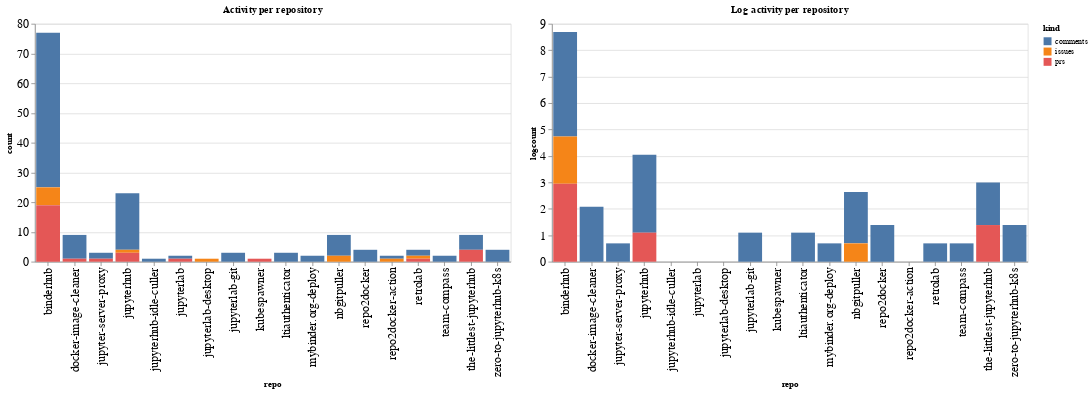

Notebook source saved alongside this figure:
### Code cell
ch1 = alt.Chart(repo_summaries, width=600, title="Activity per repository").mark_bar().encode(
    x='repo',
    y='count',
    color='kind',
    tooltip="kind"
)

ch2 = alt.Chart(repo_summaries, width=600, title="Log activity per repository").mark_bar().encode(
    x='repo',
    y='logcount',
    color='kind',
    tooltip="kind"
)

ch1 | ch2

### Figure 1 — Vega-Lite specification as saved in the notebook (floating-point values rounded to 4 significant figures)
{"config": {"axisLeft": {"labelFontSize": 15}, "axisBottom": {"labelFontSize": 15}}, "hconcat": [{"mark": "bar", "encoding": {"color": {"type": "nominal", "field": "kind"}, "tooltip": {"type": "nominal", "field": "kind"}, "x": {"type": "nominal", "field": "repo"}, "y": {"type": "quantitative", "field": "count"}}, "title": "Activity per repository", "width": 600}, {"mark": "bar", "encoding": {"color": {"type": "nominal", "field": "kind"}, "tooltip": {"type": "nominal", "field": "kind"}, "x": {"type": "nominal", "field": "repo"}, "y": {"type": "quantitative", "field": "logcount"}}, "title": "Log activity per repository", "width": 600}], "data": {"name": "data-3655b50f5906304fb97546a156d57e6f"}, "$schema": "https://vega.github.io/schema/vega-lite/v4.8.1.json", "datasets": {"data-3655b50f5906304fb97546a156d57e6f": [{"repo": "binderhub", "kind": "comments", "count": 52, "logcount": 3.951}, {"repo": "binderhub", "kind": "issues", "count": 6, "logcount": 1.792}, {"repo": "binderhub", "kind": "prs", "count": 19, "logcount": 2.944}, {"repo": "docker-image-cleaner", "kind": "comments", "count": 8, "logcount": 2.079}, {"repo": "docker-image-cleaner", "kind": "prs", "count": 1, "logcount": 0.0}, {"repo": "jupyter-server-proxy", "kind": "comments", "count": 2, "logcount": 0.6931}, {"repo": "jupyter-server-proxy", "kind": "prs", "count": 1, "logcount": 0.0}, {"repo": "jupyterhub", "kind": "comments", "count": 19, "logcount": 2.944}, {"repo": "jupyterhub", "kind": "issues", "count": 1, "logcount": 0.0}, {"repo": "jupyterhub", "kind": "prs", "count": 3, "logcount": 1.099}, {"repo": "jupyterhub-idle-culler", "kind": "comments", "count": 1, "logcount": 0.0}, {"repo": "jupyterlab", "kind": "comments", "count": 1, "logcount": 0.0}, {"repo": "jupyterlab", "kind": "prs", "count": 1, "logcount": 0.0}, {"repo": "jupyterlab-desktop", "kind": "issues", "count": 1, "logcount": 0.0}, {"repo": "jupyterlab-git", "kind": "comments", "count": 3, "logcount": 1.099}, {"repo": "kubespawner", "kind": "prs", "count": 1, "logcount": 0.0}, {"repo": "ltiauthenticator", "kind": "comments", "count": 3, "logcount": 1.099}, {"repo": "mybinder.org-deploy", "kind": "comments", "count": 2, "logcount": 0.6931}, {"repo": "nbgitpuller", "kind": "comments", "count": 7, "logcount": 1.946}, {"repo": "nbgitpuller", "kind": "issues", "count": 2, "logcount": 0.6931}, {"repo": "repo2docker", "kind": "comments", "count": 4, "logcount": 1.386}, {"repo": "repo2docker-action", "kind": "comments", "count": 1, "logcount": 0.0}, {"repo": "repo2docker-action", "kind": "issues", "count": 1, "logcount": 0.0}, {"repo": "retrolab", "kind": "comments", "count": 2, "logcount": 0.6931}, {"repo": "retrolab", "kind": "issues", "count": 1, "logcount": 0.0}, {"repo": "retrolab", "kind": "prs", "count": 1, "logcount": 0.0}, {"repo": "team-compass", "kind": "comments", "count": 2, "logcount": 0.6931}, {"repo": "the-littlest-jupyterhub", "kind": "comments", "count": 5, "logcount": 1.609}, {"repo": "the-littlest-jupyterhub", "kind": "prs", "count": 4, "logcount": 1.386}, {"repo": "zero-to-jupyterhub-k8s", "kind": "comments", "count": 4, "logcount": 1.386}]}}
